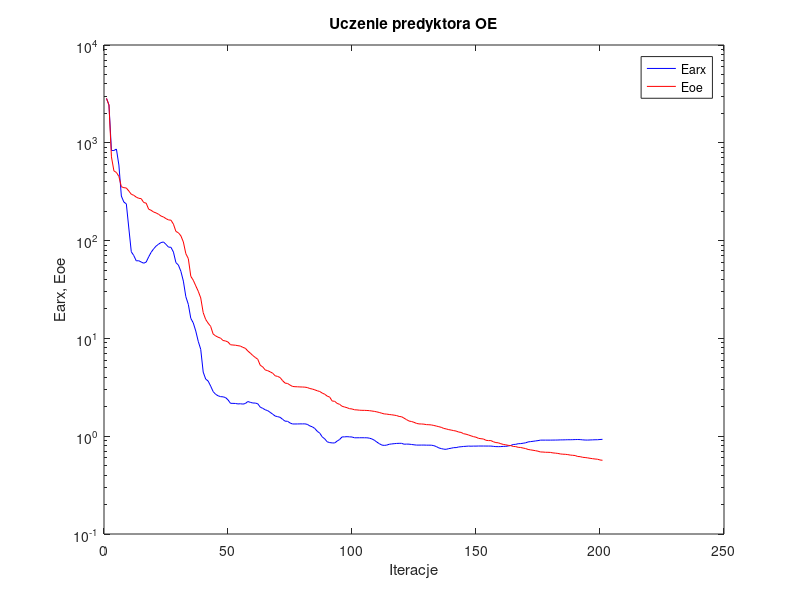
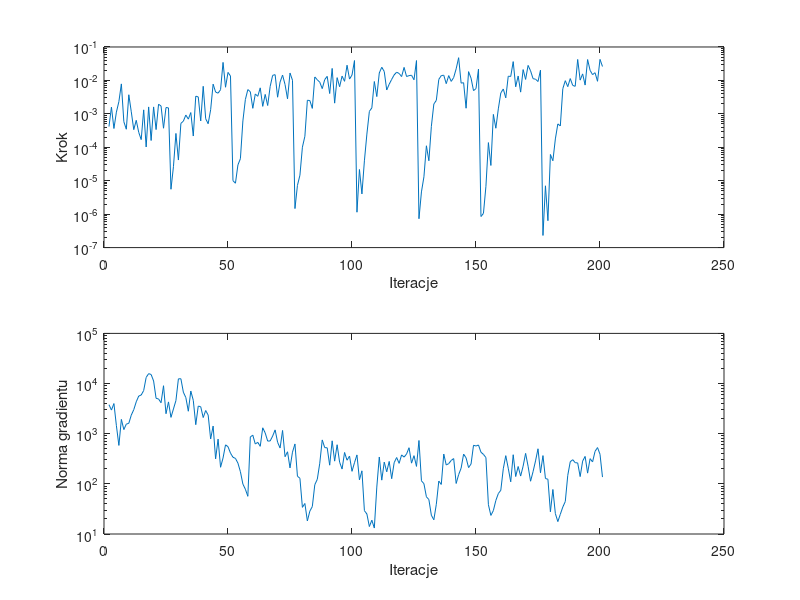

Recreate these plots in MATLAB, in order.
%uczenie predyktora oe
clear all;
n=0; farx(n+1)=2.843984e+003; foe(n+1)=2.846631e+003; wspucz(n+1)=0.000000e+000; ng(n+1)=0.000000e+000;
%odnowa zmiennej metryki
n=1; farx(n+1)=2.441164e+003; foe(n+1)=2.434357e+003; krok(n+1)=4.168272e-004; ng(n+1)=3.791645e+003;
n=2; farx(n+1)=8.349057e+002; foe(n+1)=7.180391e+002; krok(n+1)=1.588254e-003; ng(n+1)=2.960128e+003;
n=3; farx(n+1)=8.341130e+002; foe(n+1)=5.160665e+002; krok(n+1)=3.647778e-004; ng(n+1)=3.988985e+003;
n=4; farx(n+1)=8.633558e+002; foe(n+1)=4.973419e+002; krok(n+1)=1.127391e-003; ng(n+1)=1.443265e+003;
n=5; farx(n+1)=5.922582e+002; foe(n+1)=4.531967e+002; krok(n+1)=2.326801e-003; ng(n+1)=5.838525e+002;
n=6; farx(n+1)=2.854434e+002; foe(n+1)=3.556095e+002; krok(n+1)=7.870077e-003; ng(n+1)=1.929941e+003;
n=7; farx(n+1)=2.478771e+002; foe(n+1)=3.476763e+002; krok(n+1)=5.817002e-004; ng(n+1)=1.207574e+003;
n=8; farx(n+1)=2.374901e+002; foe(n+1)=3.450670e+002; krok(n+1)=3.467612e-004; ng(n+1)=1.554081e+003;
n=9; farx(n+1)=1.346630e+002; foe(n+1)=3.215521e+002; krok(n+1)=3.726829e-003; ng(n+1)=1.610570e+003;
n=10; farx(n+1)=7.690150e+001; foe(n+1)=2.977058e+002; krok(n+1)=1.151875e-003; ng(n+1)=2.347543e+003;
n=11; farx(n+1)=7.037743e+001; foe(n+1)=2.905694e+002; krok(n+1)=3.369218e-004; ng(n+1)=3.012283e+003;
n=12; farx(n+1)=6.212264e+001; foe(n+1)=2.782755e+002; krok(n+1)=6.410357e-004; ng(n+1)=4.323721e+003;
n=13; farx(n+1)=6.227306e+001; foe(n+1)=2.707174e+002; krok(n+1)=2.802141e-004; ng(n+1)=5.631020e+003;
n=14; farx(n+1)=6.040950e+001; foe(n+1)=2.685714e+002; krok(n+1)=1.697983e-004; ng(n+1)=5.904599e+003;
n=15; farx(n+1)=5.874314e+001; foe(n+1)=2.452057e+002; krok(n+1)=1.317301e-003; ng(n+1)=7.260063e+003;
n=16; farx(n+1)=6.029427e+001; foe(n+1)=2.416203e+002; krok(n+1)=1.022675e-004; ng(n+1)=1.326045e+004;
n=17; farx(n+1)=6.810370e+001; foe(n+1)=2.095678e+002; krok(n+1)=1.611746e-003; ng(n+1)=1.575945e+004;
n=18; farx(n+1)=7.586574e+001; foe(n+1)=2.041567e+002; krok(n+1)=1.596151e-004; ng(n+1)=1.515614e+004;
n=19; farx(n+1)=8.232680e+001; foe(n+1)=1.959387e+002; krok(n+1)=1.612540e-003; ng(n+1)=1.124537e+004;
n=20; farx(n+1)=8.783587e+001; foe(n+1)=1.919294e+002; krok(n+1)=3.383827e-004; ng(n+1)=5.071136e+003;
n=21; farx(n+1)=9.195692e+001; foe(n+1)=1.858874e+002; krok(n+1)=1.944438e-003; ng(n+1)=4.932663e+003;
n=22; farx(n+1)=9.552243e+001; foe(n+1)=1.783084e+002; krok(n+1)=1.713514e-003; ng(n+1)=4.143885e+003;
n=23; farx(n+1)=9.681104e+001; foe(n+1)=1.743348e+002; krok(n+1)=3.716872e-004; ng(n+1)=9.047517e+003;
n=24; farx(n+1)=9.149260e+001; foe(n+1)=1.677083e+002; krok(n+1)=1.548092e-003; ng(n+1)=2.502845e+003;
n=25; farx(n+1)=8.578874e+001; foe(n+1)=1.627887e+002; krok(n+1)=1.505777e-003; ng(n+1)=4.304126e+003;
%odnowa zmiennej metryki
n=26; farx(n+1)=8.538632e+001; foe(n+1)=1.617628e+002; krok(n+1)=5.558592e-006; ng(n+1)=2.116132e+003;
n=27; farx(n+1)=7.628204e+001; foe(n+1)=1.472495e+002; krok(n+1)=2.628202e-005; ng(n+1)=3.113777e+003;
n=28; farx(n+1)=5.954192e+001; foe(n+1)=1.240841e+002; krok(n+1)=2.596664e-004; ng(n+1)=4.573964e+003;
n=29; farx(n+1)=5.620455e+001; foe(n+1)=1.202486e+002; krok(n+1)=4.156331e-005; ng(n+1)=1.240908e+004;
n=30; farx(n+1)=4.853938e+001; foe(n+1)=1.119061e+002; krok(n+1)=5.188110e-004; ng(n+1)=1.247213e+004;
n=31; farx(n+1)=3.853534e+001; foe(n+1)=9.678315e+001; krok(n+1)=6.057322e-004; ng(n+1)=6.720541e+003;
n=32; farx(n+1)=2.668612e+001; foe(n+1)=7.347315e+001; krok(n+1)=9.208067e-004; ng(n+1)=5.247472e+003;
n=33; farx(n+1)=2.227714e+001; foe(n+1)=6.543055e+001; krok(n+1)=6.946998e-004; ng(n+1)=2.805503e+003;
n=34; farx(n+1)=1.602491e+001; foe(n+1)=4.312317e+001; krok(n+1)=1.093065e-003; ng(n+1)=7.093089e+003;
n=35; farx(n+1)=1.439300e+001; foe(n+1)=3.931788e+001; krok(n+1)=2.172259e-004; ng(n+1)=4.627096e+003;
n=36; farx(n+1)=1.190032e+001; foe(n+1)=3.446363e+001; krok(n+1)=3.378712e-003; ng(n+1)=1.513820e+003;
n=37; farx(n+1)=9.336085e+000; foe(n+1)=3.035296e+001; krok(n+1)=3.212655e-003; ng(n+1)=3.553924e+003;
n=38; farx(n+1)=7.730859e+000; foe(n+1)=2.594053e+001; krok(n+1)=6.130208e-004; ng(n+1)=3.447579e+003;
n=39; farx(n+1)=4.523299e+000; foe(n+1)=1.834123e+001; krok(n+1)=6.669234e-003; ng(n+1)=2.099855e+003;
n=40; farx(n+1)=3.839673e+000; foe(n+1)=1.562147e+001; krok(n+1)=7.138862e-004; ng(n+1)=2.898036e+003;
n=41; farx(n+1)=3.659936e+000; foe(n+1)=1.429766e+001; krok(n+1)=5.067687e-004; ng(n+1)=2.350965e+003;
n=42; farx(n+1)=3.256526e+000; foe(n+1)=1.328155e+001; krok(n+1)=1.330026e-003; ng(n+1)=7.832955e+002;
n=43; farx(n+1)=2.861427e+000; foe(n+1)=1.109725e+001; krok(n+1)=7.737158e-003; ng(n+1)=1.420654e+003;
n=44; farx(n+1)=2.682363e+000; foe(n+1)=1.060546e+001; krok(n+1)=4.483426e-003; ng(n+1)=3.147498e+002;
n=45; farx(n+1)=2.590555e+000; foe(n+1)=1.028649e+001; krok(n+1)=4.154663e-003; ng(n+1)=7.796196e+002;
n=46; farx(n+1)=2.538327e+000; foe(n+1)=1.006216e+001; krok(n+1)=5.282547e-003; ng(n+1)=2.141387e+002;
n=47; farx(n+1)=2.527201e+000; foe(n+1)=9.515859e+000; krok(n+1)=3.459424e-002; ng(n+1)=3.284328e+002;
n=48; farx(n+1)=2.484832e+000; foe(n+1)=9.415714e+000; krok(n+1)=6.255325e-003; ng(n+1)=5.990089e+002;
n=49; farx(n+1)=2.353644e+000; foe(n+1)=9.184093e+000; krok(n+1)=1.737095e-002; ng(n+1)=5.512463e+002;
n=50; farx(n+1)=2.168863e+000; foe(n+1)=8.608741e+000; krok(n+1)=1.352965e-002; ng(n+1)=4.100998e+002;
%odnowa zmiennej metryki
n=51; farx(n+1)=2.166433e+000; foe(n+1)=8.558592e+000; krok(n+1)=1.003408e-005; ng(n+1)=3.390381e+002;
n=52; farx(n+1)=2.160939e+000; foe(n+1)=8.519146e+000; krok(n+1)=8.422496e-006; ng(n+1)=3.218885e+002;
n=53; farx(n+1)=2.138156e+000; foe(n+1)=8.425262e+000; krok(n+1)=2.973907e-005; ng(n+1)=2.589858e+002;
n=54; farx(n+1)=2.147564e+000; foe(n+1)=8.346462e+000; krok(n+1)=4.559723e-005; ng(n+1)=1.747952e+002;
n=55; farx(n+1)=2.129065e+000; foe(n+1)=8.100037e+000; krok(n+1)=6.134302e-004; ng(n+1)=9.905128e+001;
n=56; farx(n+1)=2.159233e+000; foe(n+1)=7.923201e+000; krok(n+1)=2.678603e-003; ng(n+1)=7.824799e+001;
n=57; farx(n+1)=2.262503e+000; foe(n+1)=7.427038e+000; krok(n+1)=5.318174e-003; ng(n+1)=5.645798e+001;
n=58; farx(n+1)=2.219157e+000; foe(n+1)=7.072101e+000; krok(n+1)=4.578975e-003; ng(n+1)=8.621666e+002;
n=59; farx(n+1)=2.185291e+000; foe(n+1)=6.683945e+000; krok(n+1)=1.464637e-003; ng(n+1)=9.344115e+002;
n=60; farx(n+1)=2.181397e+000; foe(n+1)=6.387750e+000; krok(n+1)=3.929986e-003; ng(n+1)=6.228949e+002;
n=61; farx(n+1)=2.147891e+000; foe(n+1)=6.117337e+000; krok(n+1)=3.350038e-003; ng(n+1)=6.729853e+002;
n=62; farx(n+1)=1.980629e+000; foe(n+1)=5.314413e+000; krok(n+1)=5.997467e-003; ng(n+1)=5.603889e+002;
n=63; farx(n+1)=1.927611e+000; foe(n+1)=5.114014e+000; krok(n+1)=1.675019e-003; ng(n+1)=1.311133e+003;
n=64; farx(n+1)=1.863468e+000; foe(n+1)=4.762043e+000; krok(n+1)=3.813746e-003; ng(n+1)=1.033645e+003;
n=65; farx(n+1)=1.825613e+000; foe(n+1)=4.678244e+000; krok(n+1)=1.775201e-003; ng(n+1)=7.120019e+002;
n=66; farx(n+1)=1.753798e+000; foe(n+1)=4.551445e+000; krok(n+1)=6.607631e-003; ng(n+1)=7.170838e+002;
n=67; farx(n+1)=1.680844e+000; foe(n+1)=4.408535e+000; krok(n+1)=1.417782e-002; ng(n+1)=8.963917e+002;
n=68; farx(n+1)=1.608345e+000; foe(n+1)=4.150798e+000; krok(n+1)=1.486332e-002; ng(n+1)=1.191477e+003;
n=69; farx(n+1)=1.584406e+000; foe(n+1)=4.084940e+000; krok(n+1)=3.144401e-003; ng(n+1)=6.739552e+002;
n=70; farx(n+1)=1.560677e+000; foe(n+1)=3.981718e+000; krok(n+1)=8.948186e-003; ng(n+1)=5.184937e+002;
n=71; farx(n+1)=1.489788e+000; foe(n+1)=3.700178e+000; krok(n+1)=1.448480e-002; ng(n+1)=1.161051e+003;
n=72; farx(n+1)=1.424883e+000; foe(n+1)=3.491663e+000; krok(n+1)=7.530795e-003; ng(n+1)=3.480825e+002;
n=73; farx(n+1)=1.421005e+000; foe(n+1)=3.462560e+000; krok(n+1)=2.818159e-003; ng(n+1)=4.361328e+002;
n=74; farx(n+1)=1.366651e+000; foe(n+1)=3.335148e+000; krok(n+1)=1.664795e-002; ng(n+1)=2.078766e+002;
n=75; farx(n+1)=1.333900e+000; foe(n+1)=3.228941e+000; krok(n+1)=1.012568e-002; ng(n+1)=4.287757e+002;
%odnowa zmiennej metryki
n=76; farx(n+1)=1.333450e+000; foe(n+1)=3.207038e+000; krok(n+1)=1.469095e-006; ng(n+1)=6.247450e+002;
n=77; farx(n+1)=1.334300e+000; foe(n+1)=3.201350e+000; krok(n+1)=7.258975e-006; ng(n+1)=1.416453e+002;
n=78; farx(n+1)=1.336534e+000; foe(n+1)=3.189554e+000; krok(n+1)=1.461294e-005; ng(n+1)=1.292610e+002;
n=79; farx(n+1)=1.336129e+000; foe(n+1)=3.184506e+000; krok(n+1)=1.007837e-004; ng(n+1)=3.397064e+001;
n=80; farx(n+1)=1.337475e+000; foe(n+1)=3.173132e+000; krok(n+1)=2.135045e-004; ng(n+1)=4.060602e+001;
n=81; farx(n+1)=1.320889e+000; foe(n+1)=3.144375e+000; krok(n+1)=2.553842e-003; ng(n+1)=1.822204e+001;
n=82; farx(n+1)=1.273447e+000; foe(n+1)=3.071348e+000; krok(n+1)=2.500228e-003; ng(n+1)=2.857076e+001;
n=83; farx(n+1)=1.247446e+000; foe(n+1)=3.035831e+000; krok(n+1)=1.457199e-003; ng(n+1)=3.527661e+001;
n=84; farx(n+1)=1.199358e+000; foe(n+1)=2.977185e+000; krok(n+1)=1.270603e-002; ng(n+1)=9.632399e+001;
n=85; farx(n+1)=1.122421e+000; foe(n+1)=2.914627e+000; krok(n+1)=1.048565e-002; ng(n+1)=1.229136e+002;
n=86; farx(n+1)=1.073757e+000; foe(n+1)=2.863811e+000; krok(n+1)=8.839546e-003; ng(n+1)=2.576761e+002;
n=87; farx(n+1)=9.843987e-001; foe(n+1)=2.760020e+000; krok(n+1)=5.682045e-003; ng(n+1)=7.512324e+002;
n=88; farx(n+1)=9.390968e-001; foe(n+1)=2.686071e+000; krok(n+1)=1.059400e-002; ng(n+1)=5.277743e+002;
n=89; farx(n+1)=8.765044e-001; foe(n+1)=2.569208e+000; krok(n+1)=1.321323e-002; ng(n+1)=5.230255e+002;
n=90; farx(n+1)=8.603605e-001; foe(n+1)=2.512960e+000; krok(n+1)=4.055547e-003; ng(n+1)=2.356385e+002;
n=91; farx(n+1)=8.540026e-001; foe(n+1)=2.289198e+000; krok(n+1)=2.284436e-002; ng(n+1)=7.208057e+002;
n=92; farx(n+1)=8.527109e-001; foe(n+1)=2.275952e+000; krok(n+1)=2.090702e-003; ng(n+1)=2.837191e+002;
n=93; farx(n+1)=8.912521e-001; foe(n+1)=2.164896e+000; krok(n+1)=1.210728e-002; ng(n+1)=6.023234e+002;
n=94; farx(n+1)=9.250835e-001; foe(n+1)=2.118355e+000; krok(n+1)=6.480489e-003; ng(n+1)=2.708784e+002;
n=95; farx(n+1)=9.834000e-001; foe(n+1)=2.023271e+000; krok(n+1)=1.345640e-002; ng(n+1)=1.972749e+002;
n=96; farx(n+1)=9.848135e-001; foe(n+1)=1.989039e+000; krok(n+1)=9.397462e-003; ng(n+1)=4.224593e+002;
n=97; farx(n+1)=9.891233e-001; foe(n+1)=1.956099e+000; krok(n+1)=2.847603e-002; ng(n+1)=2.959469e+002;
n=98; farx(n+1)=9.845905e-001; foe(n+1)=1.911684e+000; krok(n+1)=1.097075e-002; ng(n+1)=3.578262e+002;
n=99; farx(n+1)=9.814834e-001; foe(n+1)=1.899382e+000; krok(n+1)=1.448480e-002; ng(n+1)=1.777559e+002;
n=100; farx(n+1)=9.634225e-001; foe(n+1)=1.863281e+000; krok(n+1)=3.933136e-002; ng(n+1)=2.639022e+002;
%odnowa zmiennej metryki
n=101; farx(n+1)=9.635363e-001; foe(n+1)=1.857289e+000; krok(n+1)=1.143526e-006; ng(n+1)=3.775308e+002;
n=102; farx(n+1)=9.641667e-001; foe(n+1)=1.844608e+000; krok(n+1)=2.167257e-005; ng(n+1)=1.201618e+002;
n=103; farx(n+1)=9.644512e-001; foe(n+1)=1.839203e+000; krok(n+1)=4.029352e-006; ng(n+1)=1.818964e+002;
n=104; farx(n+1)=9.638348e-001; foe(n+1)=1.837609e+000; krok(n+1)=3.936449e-005; ng(n+1)=2.920444e+001;
n=105; farx(n+1)=9.634803e-001; foe(n+1)=1.832641e+000; krok(n+1)=2.483498e-004; ng(n+1)=2.507426e+001;
n=106; farx(n+1)=9.552107e-001; foe(n+1)=1.825085e+000; krok(n+1)=1.185775e-003; ng(n+1)=1.408123e+001;
n=107; farx(n+1)=9.381301e-001; foe(n+1)=1.809502e+000; krok(n+1)=1.508794e-003; ng(n+1)=1.885960e+001;
n=108; farx(n+1)=9.103841e-001; foe(n+1)=1.794744e+000; krok(n+1)=9.266348e-003; ng(n+1)=1.313961e+001;
n=109; farx(n+1)=8.713218e-001; foe(n+1)=1.772724e+000; krok(n+1)=3.286413e-003; ng(n+1)=8.626471e+001;
n=110; farx(n+1)=8.393739e-001; foe(n+1)=1.748987e+000; krok(n+1)=1.669364e-002; ng(n+1)=3.430532e+002;
n=111; farx(n+1)=8.116729e-001; foe(n+1)=1.717128e+000; krok(n+1)=2.476948e-002; ng(n+1)=1.185795e+002;
n=112; farx(n+1)=8.056734e-001; foe(n+1)=1.690029e+000; krok(n+1)=1.851676e-002; ng(n+1)=2.711737e+002;
n=113; farx(n+1)=8.108920e-001; foe(n+1)=1.682649e+000; krok(n+1)=5.172508e-003; ng(n+1)=1.738990e+002;
n=114; farx(n+1)=8.273190e-001; foe(n+1)=1.667046e+000; krok(n+1)=7.692316e-003; ng(n+1)=2.800474e+002;
n=115; farx(n+1)=8.334225e-001; foe(n+1)=1.655613e+000; krok(n+1)=1.076348e-002; ng(n+1)=1.267018e+002;
n=116; farx(n+1)=8.387284e-001; foe(n+1)=1.641734e+000; krok(n+1)=1.464382e-002; ng(n+1)=2.643473e+002;
n=117; farx(n+1)=8.434865e-001; foe(n+1)=1.625067e+000; krok(n+1)=1.761298e-002; ng(n+1)=3.349285e+002;
n=118; farx(n+1)=8.456205e-001; foe(n+1)=1.592459e+000; krok(n+1)=1.614645e-002; ng(n+1)=2.562762e+002;
n=119; farx(n+1)=8.458035e-001; foe(n+1)=1.580806e+000; krok(n+1)=1.303276e-002; ng(n+1)=3.776590e+002;
n=120; farx(n+1)=8.281466e-001; foe(n+1)=1.528865e+000; krok(n+1)=2.452306e-002; ng(n+1)=3.411068e+002;
n=121; farx(n+1)=8.305244e-001; foe(n+1)=1.476903e+000; krok(n+1)=1.308616e-002; ng(n+1)=3.941103e+002;
n=122; farx(n+1)=8.294726e-001; foe(n+1)=1.428851e+000; krok(n+1)=1.390067e-002; ng(n+1)=5.251002e+002;
n=123; farx(n+1)=8.231047e-001; foe(n+1)=1.413343e+000; krok(n+1)=1.428969e-002; ng(n+1)=2.586775e+002;
n=124; farx(n+1)=8.167892e-001; foe(n+1)=1.386492e+000; krok(n+1)=1.046652e-002; ng(n+1)=3.647502e+002;
n=125; farx(n+1)=8.112454e-001; foe(n+1)=1.352464e+000; krok(n+1)=3.929724e-002; ng(n+1)=2.227094e+002;
%odnowa zmiennej metryki
n=126; farx(n+1)=8.112328e-001; foe(n+1)=1.335553e+000; krok(n+1)=7.301827e-007; ng(n+1)=7.322330e+002;
n=127; farx(n+1)=8.113497e-001; foe(n+1)=1.333747e+000; krok(n+1)=4.636403e-006; ng(n+1)=1.150683e+002;
n=128; farx(n+1)=8.118618e-001; foe(n+1)=1.327589e+000; krok(n+1)=1.308479e-005; ng(n+1)=1.007264e+002;
n=129; farx(n+1)=8.099535e-001; foe(n+1)=1.313504e+000; krok(n+1)=1.110172e-004; ng(n+1)=5.526284e+001;
n=130; farx(n+1)=8.099001e-001; foe(n+1)=1.310255e+000; krok(n+1)=3.955346e-005; ng(n+1)=4.856134e+001;
n=131; farx(n+1)=8.092732e-001; foe(n+1)=1.303819e+000; krok(n+1)=4.235557e-004; ng(n+1)=2.365160e+001;
n=132; farx(n+1)=8.002698e-001; foe(n+1)=1.287884e+000; krok(n+1)=1.970836e-003; ng(n+1)=1.921478e+001;
n=133; farx(n+1)=7.835271e-001; foe(n+1)=1.270034e+000; krok(n+1)=2.530456e-003; ng(n+1)=3.919560e+001;
n=134; farx(n+1)=7.591731e-001; foe(n+1)=1.251344e+000; krok(n+1)=1.073668e-002; ng(n+1)=1.136972e+002;
n=135; farx(n+1)=7.470032e-001; foe(n+1)=1.232134e+000; krok(n+1)=1.394089e-002; ng(n+1)=9.735675e+001;
n=136; farx(n+1)=7.371289e-001; foe(n+1)=1.200968e+000; krok(n+1)=1.430505e-002; ng(n+1)=3.929907e+002;
n=137; farx(n+1)=7.343530e-001; foe(n+1)=1.186825e+000; krok(n+1)=8.004930e-003; ng(n+1)=2.374951e+002;
n=138; farx(n+1)=7.466952e-001; foe(n+1)=1.167587e+000; krok(n+1)=1.394241e-002; ng(n+1)=2.533580e+002;
n=139; farx(n+1)=7.533435e-001; foe(n+1)=1.155263e+000; krok(n+1)=9.348086e-003; ng(n+1)=2.928814e+002;
n=140; farx(n+1)=7.638723e-001; foe(n+1)=1.140573e+000; krok(n+1)=1.223774e-002; ng(n+1)=3.194083e+002;
n=141; farx(n+1)=7.648093e-001; foe(n+1)=1.128516e+000; krok(n+1)=2.223039e-002; ng(n+1)=1.017604e+002;
n=142; farx(n+1)=7.761743e-001; foe(n+1)=1.103080e+000; krok(n+1)=4.784719e-002; ng(n+1)=1.527625e+002;
n=143; farx(n+1)=7.802149e-001; foe(n+1)=1.093655e+000; krok(n+1)=8.309325e-003; ng(n+1)=2.053997e+002;
n=144; farx(n+1)=7.857569e-001; foe(n+1)=1.059930e+000; krok(n+1)=8.533243e-003; ng(n+1)=3.919421e+002;
n=145; farx(n+1)=7.884228e-001; foe(n+1)=1.048664e+000; krok(n+1)=1.473654e-003; ng(n+1)=3.301630e+002;
n=146; farx(n+1)=7.925631e-001; foe(n+1)=1.028955e+000; krok(n+1)=1.830045e-002; ng(n+1)=2.109672e+002;
n=147; farx(n+1)=7.904127e-001; foe(n+1)=1.008381e+000; krok(n+1)=1.169933e-002; ng(n+1)=2.486053e+002;
n=148; farx(n+1)=7.922552e-001; foe(n+1)=9.892791e-001; krok(n+1)=4.949772e-003; ng(n+1)=5.886228e+002;
n=149; farx(n+1)=7.919237e-001; foe(n+1)=9.767337e-001; krok(n+1)=5.699196e-003; ng(n+1)=5.677318e+002;
n=150; farx(n+1)=7.936525e-001; foe(n+1)=9.513601e-001; krok(n+1)=2.173419e-002; ng(n+1)=5.956303e+002;
%odnowa zmiennej metryki
n=151; farx(n+1)=7.934732e-001; foe(n+1)=9.424237e-001; krok(n+1)=8.498466e-007; ng(n+1)=4.271253e+002;
n=152; farx(n+1)=7.935027e-001; foe(n+1)=9.362660e-001; krok(n+1)=1.052955e-006; ng(n+1)=3.870243e+002;
n=153; farx(n+1)=7.929425e-001; foe(n+1)=9.084891e-001; krok(n+1)=6.801400e-006; ng(n+1)=3.340205e+002;
n=154; farx(n+1)=7.929413e-001; foe(n+1)=9.020054e-001; krok(n+1)=1.381179e-004; ng(n+1)=3.834042e+001;
n=155; farx(n+1)=7.927067e-001; foe(n+1)=9.014883e-001; krok(n+1)=2.860122e-005; ng(n+1)=2.348320e+001;
n=156; farx(n+1)=7.875156e-001; foe(n+1)=8.774482e-001; krok(n+1)=9.626100e-004; ng(n+1)=2.932996e+001;
n=157; farx(n+1)=7.827700e-001; foe(n+1)=8.605800e-001; krok(n+1)=3.716215e-004; ng(n+1)=4.664730e+001;
n=158; farx(n+1)=7.818354e-001; foe(n+1)=8.558929e-001; krok(n+1)=1.411868e-003; ng(n+1)=6.398771e+001;
n=159; farx(n+1)=7.828944e-001; foe(n+1)=8.379190e-001; krok(n+1)=4.207904e-003; ng(n+1)=7.455050e+001;
n=160; farx(n+1)=7.868326e-001; foe(n+1)=8.241867e-001; krok(n+1)=5.548179e-003; ng(n+1)=1.998611e+002;
n=161; farx(n+1)=7.875642e-001; foe(n+1)=8.164444e-001; krok(n+1)=3.011555e-003; ng(n+1)=3.648112e+002;
n=162; farx(n+1)=7.950256e-001; foe(n+1)=8.062201e-001; krok(n+1)=1.336240e-002; ng(n+1)=2.048472e+002;
n=163; farx(n+1)=8.036496e-001; foe(n+1)=8.020695e-001; krok(n+1)=1.314565e-002; ng(n+1)=1.098255e+002;
n=164; farx(n+1)=8.228751e-001; foe(n+1)=7.862258e-001; krok(n+1)=3.650930e-002; ng(n+1)=3.808290e+002;
n=165; farx(n+1)=8.254442e-001; foe(n+1)=7.829254e-001; krok(n+1)=6.446985e-003; ng(n+1)=1.399361e+002;
n=166; farx(n+1)=8.378776e-001; foe(n+1)=7.700022e-001; krok(n+1)=1.355378e-002; ng(n+1)=2.217880e+002;
n=167; farx(n+1)=8.403747e-001; foe(n+1)=7.668015e-001; krok(n+1)=4.464102e-003; ng(n+1)=1.429606e+002;
n=168; farx(n+1)=8.473207e-001; foe(n+1)=7.566226e-001; krok(n+1)=2.109740e-002; ng(n+1)=2.253238e+002;
n=169; farx(n+1)=8.560007e-001; foe(n+1)=7.474522e-001; krok(n+1)=1.071180e-002; ng(n+1)=4.050660e+002;
n=170; farx(n+1)=8.736280e-001; foe(n+1)=7.321559e-001; krok(n+1)=2.812841e-002; ng(n+1)=2.246224e+002;
n=171; farx(n+1)=8.807486e-001; foe(n+1)=7.248670e-001; krok(n+1)=1.938023e-002; ng(n+1)=1.127947e+002;
n=172; farx(n+1)=8.868614e-001; foe(n+1)=7.182320e-001; krok(n+1)=1.129495e-002; ng(n+1)=1.748189e+002;
n=173; farx(n+1)=8.944548e-001; foe(n+1)=7.110214e-001; krok(n+1)=1.086709e-002; ng(n+1)=2.865574e+002;
n=174; farx(n+1)=9.016179e-001; foe(n+1)=7.025424e-001; krok(n+1)=9.266348e-003; ng(n+1)=5.002796e+002;
n=175; farx(n+1)=9.118216e-001; foe(n+1)=6.900835e-001; krok(n+1)=2.025137e-002; ng(n+1)=1.663240e+002;
%odnowa zmiennej metryki
n=176; farx(n+1)=9.118433e-001; foe(n+1)=6.889512e-001; krok(n+1)=2.306676e-007; ng(n+1)=3.658593e+002;
n=177; farx(n+1)=9.119036e-001; foe(n+1)=6.850033e-001; krok(n+1)=7.048309e-006; ng(n+1)=1.278916e+002;
n=178; farx(n+1)=9.118997e-001; foe(n+1)=6.846636e-001; krok(n+1)=6.371972e-007; ng(n+1)=1.234614e+002;
n=179; farx(n+1)=9.119938e-001; foe(n+1)=6.827024e-001; krok(n+1)=6.094597e-005; ng(n+1)=2.772378e+001;
n=180; farx(n+1)=9.127520e-001; foe(n+1)=6.750401e-001; krok(n+1)=3.955346e-005; ng(n+1)=7.723507e+001;
n=181; farx(n+1)=9.133786e-001; foe(n+1)=6.714108e-001; krok(n+1)=1.780999e-004; ng(n+1)=2.549276e+001;
n=182; farx(n+1)=9.143112e-001; foe(n+1)=6.668820e-001; krok(n+1)=5.014459e-004; ng(n+1)=1.766618e+001;
n=183; farx(n+1)=9.168394e-001; foe(n+1)=6.586551e-001; krok(n+1)=4.342261e-004; ng(n+1)=2.476183e+001;
n=184; farx(n+1)=9.171645e-001; foe(n+1)=6.546477e-001; krok(n+1)=5.647473e-003; ng(n+1)=3.448381e+001;
n=185; farx(n+1)=9.185358e-001; foe(n+1)=6.530524e-001; krok(n+1)=9.832841e-003; ng(n+1)=4.439533e+001;
n=186; farx(n+1)=9.203776e-001; foe(n+1)=6.485022e-001; krok(n+1)=6.506258e-003; ng(n+1)=1.479268e+002;
n=187; farx(n+1)=9.201863e-001; foe(n+1)=6.414157e-001; krok(n+1)=1.136199e-002; ng(n+1)=2.758210e+002;
n=188; farx(n+1)=9.214420e-001; foe(n+1)=6.378127e-001; krok(n+1)=7.099884e-003; ng(n+1)=3.029503e+002;
n=189; farx(n+1)=9.237664e-001; foe(n+1)=6.344446e-001; krok(n+1)=6.669234e-003; ng(n+1)=2.646104e+002;
n=190; farx(n+1)=9.250092e-001; foe(n+1)=6.200722e-001; krok(n+1)=4.235232e-002; ng(n+1)=2.613127e+002;
n=191; farx(n+1)=9.235076e-001; foe(n+1)=6.181049e-001; krok(n+1)=1.021537e-002; ng(n+1)=1.396049e+002;
n=192; farx(n+1)=9.177751e-001; foe(n+1)=6.085125e-001; krok(n+1)=1.567008e-002; ng(n+1)=2.843686e+002;
n=193; farx(n+1)=9.138899e-001; foe(n+1)=6.052611e-001; krok(n+1)=7.251821e-003; ng(n+1)=3.523262e+002;
n=194; farx(n+1)=9.129074e-001; foe(n+1)=6.003347e-001; krok(n+1)=4.215364e-002; ng(n+1)=1.636434e+002;
n=195; farx(n+1)=9.154201e-001; foe(n+1)=5.942326e-001; krok(n+1)=2.001452e-002; ng(n+1)=3.179932e+002;
n=196; farx(n+1)=9.175190e-001; foe(n+1)=5.891995e-001; krok(n+1)=1.488820e-002; ng(n+1)=2.735597e+002;
n=197; farx(n+1)=9.196753e-001; foe(n+1)=5.845742e-001; krok(n+1)=1.703693e-002; ng(n+1)=4.446756e+002;
n=198; farx(n+1)=9.202835e-001; foe(n+1)=5.815623e-001; krok(n+1)=9.417142e-003; ng(n+1)=5.286644e+002;
n=199; farx(n+1)=9.254500e-001; foe(n+1)=5.714258e-001; krok(n+1)=4.256083e-002; ng(n+1)=3.892634e+002;
n=200; farx(n+1)=9.286995e-001; foe(n+1)=5.672341e-001; krok(n+1)=2.610641e-002; ng(n+1)=1.365024e+002;

figure; semilogy(farx,'b'); hold on; semilogy(foe,'r'); xlabel('Iteracje'); ylabel('Earx, Eoe'); legend('Earx','Eoe'); title('Uczenie predyktora OE');
figure; subplot(2,1,1); semilogy(krok); xlabel('Iteracje'); ylabel('Krok');
subplot(2,1,2); semilogy(ng); xlabel('Iteracje'); ylabel('Norma gradientu');
Earx=farx(n+1)
Eoe=foe(n+1)
